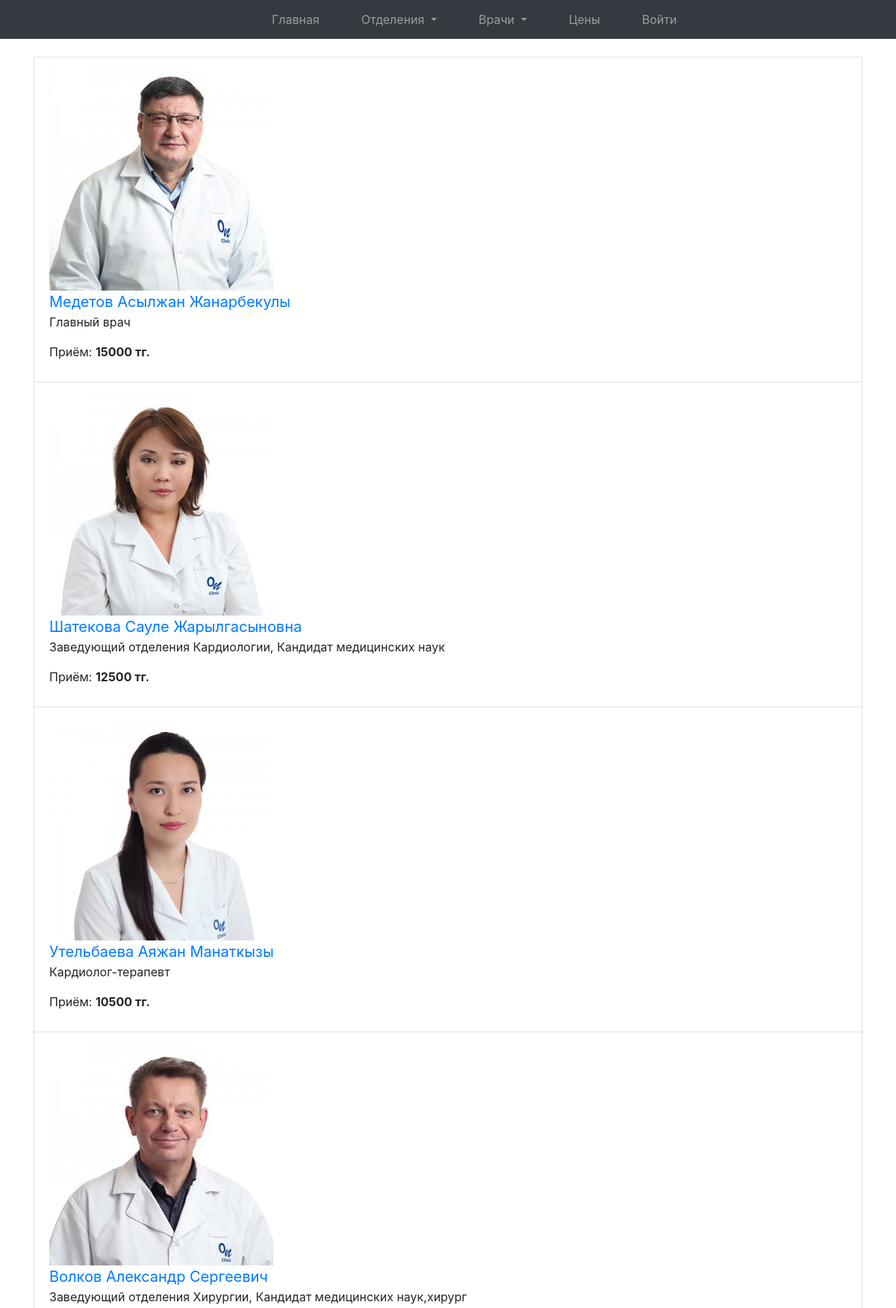
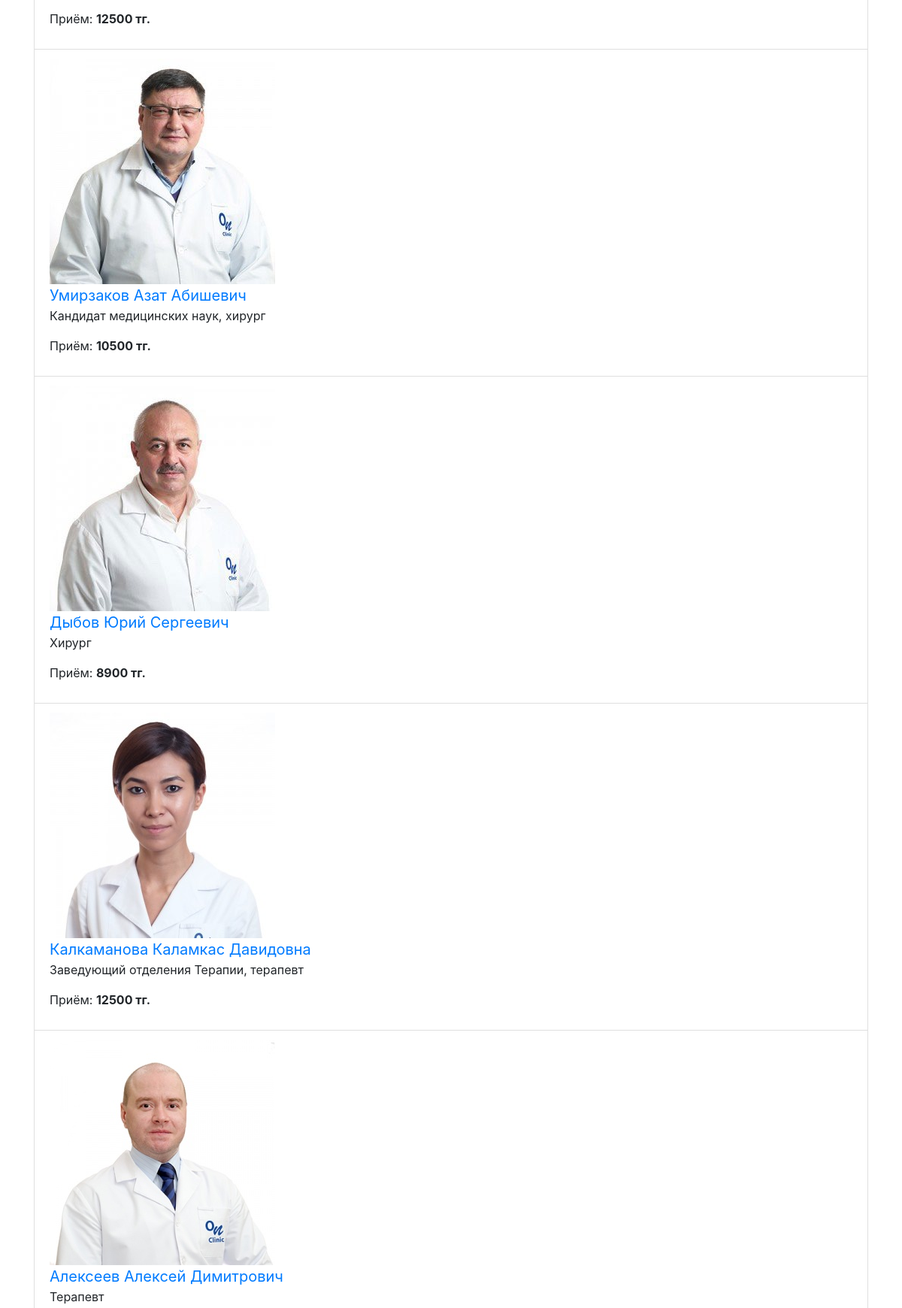
The app's page /prices/ (upper part) with its own data (2 pictures, top to bottom).
### main/models.py (models this page shows, shortened)
class Doctor(models.Model):
    full_name = models.CharField(max_length=100, default='')
    branch = models.ForeignKey(Branch, on_delete=models.CASCADE)
    rank = models.TextField()
    description = models.TextField()
    image = models.ImageField(blank=True)
    price = models.CharField(max_length=10, default='')
    def get_absolute_url(self):
        return reverse('doctor_view', args=[self.full_name])

### main/views.py (the view)
# urls.py: path('prices/', views.prices, name='prices_view')
def prices(request):
    all_branches = models.Branch.objects.all()
    all_doctors = models.Doctor.objects.all()
    return render(request, 'prices.html', {'all_branches': all_branches,
                                           'all_doctors': all_doctors, 'user': request.user})

### main/models.py (called while the page is built)
    def get_absolute_url(self):
        return reverse('branch_view', args=[self.name])

### main/templates/prices.html (shortened to what this page needs)
{% extends 'main.html' %}
{% block content %}
    <div class="container">
        <ul class="list-group">
            {% for doctor in all_doctors %}
                <li class="list-group-item">
                    <div>
                        <a style="font-size: 20px" href="{{ doctor.get_absolute_url }}">
                            <img src="{{ doctor.image.url }}">
                            <br>
                            {{ doctor.full_name }}
                        </a>
                        <p>{{ doctor.rank }}</p>
                        <p>Приём: <b>{{ doctor.price }} тг.</b></p>
                    </div></li>
            {% endfor %}
        </ul>
    </div>
{% endblock content %}

### records on screen
Doctor: image (picture), full_name "Медетов Асылжан Жанарбекулы", rank "Главный врач", price "15000"
Doctor: image (picture), full_name "Шатекова Сауле Жарылгасыновна", rank "Заведующий отделения Кардиологии, Кандидат медицинских наук", price "12500"
Doctor: image (picture), full_name "Утельбаева Аяжан Манаткызы", rank "Кардиолог-терапевт", price "10500"
Doctor: image (picture), full_name "Волков Александр Сергеевич", rank "Заведующий отделения Хирургии, Кандидат медицинских наук,хирург", price "12500"
Doctor: image (picture), full_name "Умирзаков Азат Абишевич", rank "Кандидат медицинских наук, хирург", price "10500"
Doctor: image (picture), full_name "Дыбов Юрий Сергеевич", rank "Хирург", price "8900"
Doctor: image (picture), full_name "Калкаманова Каламкас Давидовна", rank "Заведующий отделения Терапии, терапевт", price "12500"
Doctor: image (picture), full_name "Алексеев Алексей Димитрович", rank "Терапевт"
